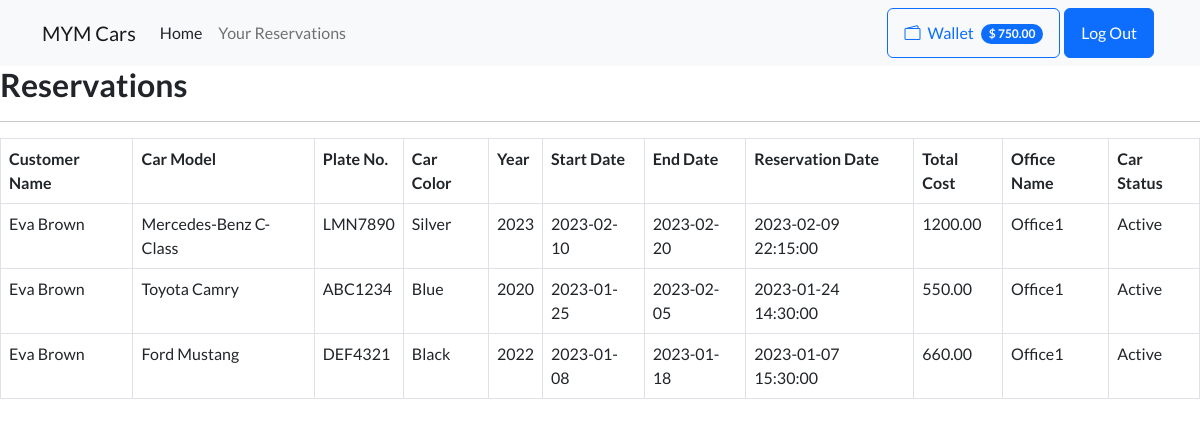
The app's page /table-reservations.php (signed in) with its own data.
### tables this page shows
CREATE TABLE customers (
    customer_id int auto_increment PRIMARY KEY,
    fname varchar(255) NOT NULL,
    lname varchar(255) NOT NULL,
    email varchar(255) NOT NULL UNIQUE,
    `password` varchar(255) NOT NULL,
    address varchar(255) NOT NULL,
    phone varchar(12) NOT NULL UNIQUE,
    wallet DECIMAL(10, 2) DEFAULT 0
);

CREATE TABLE reservations(
    reserve_no int auto_increment PRIMARY KEY, 
    customer_id int NOT NULL,
    car_id int NOT NULL,
    startD DATE NOT NULL,
    endD DATE NOT NULL,
    res_date timestamp DEFAULT current_timestamp() NOT NULL,
    cost decimal(10,2) NOT NULL
);

CREATE TABLE cars(
    car_id int auto_increment PRIMARY KEY,
    model varchar(255) NOT NULL,
    plate_no varchar(8) NOT NULL UNIQUE,
    color varchar(25) NOT NULL,
    year int NOT NULL,
    miles float NOT NULL,
    price_per_day DECIMAL(10,2),
    date timestamp NOT NULL,
    office_id int NOT NULL,
    image varchar(255) NOT NULL,
    status_id int NOT NULL DEFAULT 1
     
);

CREATE TABLE offices(
    office_id int auto_increment NOT NULL PRIMARY KEY, 
    email varchar(255) NOT NULL UNIQUE,
    `password` varchar(255) NOT NULL,
    city varchar(50) NOT NULL,
    country varchar(50) NOT NULL,
    name varchar(255) NOT NULL UNIQUE
);

CREATE TABLE `status`(
     status_id int auto_increment PRIMARY KEY,
    status_name varchar(100) NOT NULL
);

### models.php (called while the page is built, shortened)
<?php
class Car {
    private $plate_no;
    private $model;
    private $year;
    private $color;
    private $office_name;
    private $status_name;
    public function __construct($car_id, $plate_no, $model, $year, $status__id, $image, $date, $miles, $color, $price_per_day) {
        $this->plate_no = $plate_no;
        $this->model = $model;
        $this->year = $year;
        $this->color = $color;
    }
    public function getPlateNo() {
        return $this->plate_no;
    }
    public function getModel() {
        return $this->model;
    }
    public function getYear() {
        return $this->year;
    }
    public function getColor() {
        return $this->color;
    }
    public function getOfficeName() {
        return $this->office_name;
    }
    public function getStatusName() {
        return $this->status_name;
    }
    public function setOfficeName($office_name) {
        $this->office_name = $office_name;
    }
    public function setStatusName($status_name) {
        $this->status_name = $status_name;
    }
}
class Reservation
{
    private $startD;
    private $endD;
    private $resDate;
    private $cost;
    private $car;
    private $fname;
    private $lname;
    public function __construct($reserveNo, $customerId, $carId, $startD, $endD, $resDate, $cost)
    {
        $this->startD = $startD;
        $this->endD = $endD;
        $this->resDate = $resDate;
        $this->cost = $cost;
    }
    public function getStartD()
    {
        return $this->startD;
    }
    public function getEndD()
    {
        return $this->endD;
    }
    public function getResDate()
    {
        return $this->resDate;
    }
    public function getCost()
    {
        return $this->cost;
    }
    public function getCar()
    {
        return $this->car;
    }
    public function setCar($car)
    {
        $this->car = $car;
    }
    public function getFname()
    {
        return $this->fname;
    }
    public function setFname($fname)
    {
        $this->fname = $fname;
    }
    public function getLname()
    {
        return $this->lname;
    }
    public function setLname($lname)
    {
        $this->lname = $lname;
    }
}
?>

### table-reservations.php (the view, shortened to what this page needs)
<!DOCTYPE html>
<html>
<?php
include 'nav_bar.php';
include 'connection.php';
include_once 'models.php';
if (isset($_SESSION['userId'])) {
    if ($_SESSION['userRole'] == ROLE_CUSTOMER || $_SESSION['userRole'] == ROLE_ADMIN || $_SESSION['userRole'] == ROLE_OFFICE) {
        $userRole = $_SESSION['userRole'];
        if ($userRole == ROLE_ADMIN || $userRole == ROLE_OFFICE) {
            if (isset($_POST['start_date']) && isset($_POST['end_date'])) {
                $startDate = date('Y-m-d', strtotime($_POST['start_date']));
                $endDate = date('Y-m-d', strtotime($_POST['end_date'] . " +1 day"));
                if(isset($_POST['customer_id'])){
                    $customerId = $_POST['customer_id'];
                    $sql = "SELECT r.*, c.*, o.*, s.*, cu.fname, cu.lname
                    FROM reservations AS r
                    JOIN cars AS c ON r.car_id = c.car_id
                    JOIN offices AS o ON c.office_id = o.office_id
                    JOIN `status` AS s ON c.status_id = s.status_id
                    JOIN customers AS cu ON r.customer_id = cu.customer_id
                    WHERE r.customer_id = '$customerId'
                    AND r.res_date >= '$startDate'
                    AND r.res_date <= '$endDate'
                    ORDER BY r.res_date DESC";
                }elseif(isset($_POST['car_id'])){
                    $carId = $_POST['car_id'];
                    $sql = "SELECT r.*, c.*, o.*, s.*, cu.fname, cu.lname
                    FROM reservations AS r
                    JOIN cars AS c ON r.car_id = c.car_id
                    JOIN offices AS o ON c.office_id = o.office_id
                    JOIN `status` AS s ON c.status_id = s.status_id
                    JOIN customers AS cu ON r.customer_id = cu.customer_id
                    WHERE r.car_id = '$carId'
                    AND r.res_date >= '$startDate'
                    AND r.res_date <= '$endDate'
                    ORDER BY r.res_date DESC";
                }
                else{
                $sql = "SELECT r.*, c.*, o.*, s.*, cu.fname, cu.lname
                        FROM reservations AS r
                        JOIN cars AS c ON r.car_id = c.car_id
                        JOIN offices AS o ON c.office_id = o.office_id
                        JOIN `status` AS s ON c.status_id = s.status_id
                        JOIN customers AS cu ON r.customer_id = cu.customer_id
                        WHERE r.res_date >= '$startDate'
                        AND r.res_date <= '$endDate'
                        ORDER BY r.res_date DESC";}
            } elseif (isset($_POST['customer_id'])) {
                $customerId = $_POST['customer_id'];
                $_SESSION['customer_id'] = $customerId;
                $sql = "SELECT r.*, c.*, o.*, s.*, cu.fname, cu.lname
                        FROM reservations AS r
                        JOIN cars AS c ON r.car_id = c.car_id
                        JOIN offices AS o ON c.office_id = o.office_id
                        JOIN `status` AS s ON c.status_id = s.status_id
                        JOIN customers AS cu ON r.customer_id = cu.customer_id
                        WHERE r.customer_id = $customerId
                        ORDER BY r.res_date DESC";
            } elseif (isset($_POST['car_id'])) {
                $carId = $_POST['car_id'];
                $sql = "SELECT r.*, c.*, o.*, s.*, cu.fname, cu.lname
                        FROM reservations AS r
                        JOIN cars AS c ON r.car_id = c.car_id
                        JOIN offices AS o ON c.office_id = o.office_id
                        JOIN `status` AS s ON c.status_id = s.status_id
                        JOIN customers AS cu ON r.customer_id = cu.customer_id
                        WHERE r.car_id = $carId
                        ORDER BY r.res_date DESC";
            } else {
                $sql = "SELECT r.*, c.*, o.*, s.*, cu.fname, cu.lname
                        FROM reservations AS r
                        JOIN cars AS c ON r.car_id = c.car_id
                        JOIN offices AS o ON c.office_id = o.office_id
                        JOIN `status` AS s ON c.status_id = s.status_id
                        JOIN customers AS cu ON r.customer_id = cu.customer_id
                        ORDER BY r.res_date DESC";
            }
        } else {
            $customerId = $_SESSION['userId'];
            $sql = "SELECT r.*, c.*, o.*, s.*, cu.fname, cu.lname
                    FROM reservations AS r
                    JOIN cars AS c ON r.car_id = c.car_id
                    JOIN offices AS o ON c.office_id = o.office_id
                    JOIN `status` AS s ON c.status_id = s.status_id
                    JOIN customers AS cu ON r.customer_id = cu.customer_id
                    WHERE r.customer_id = $customerId
                    ORDER BY r.endD DESC";
        }
        $result = $conn->query($sql);
        $reservations = [];
        if ($result->num_rows > 0) {
            while ($row = $result->fetch_assoc()) {
                $reservation = new Reservation(
                    $row['reserve_no'],
                    $row['customer_id'],
                    $row['car_id'],
                    $row['startD'],
                    $row['endD'],
                    $row['res_date'],
                    $row['cost']
                );
                $reservation->setFName($row['fname']);
                $reservation->setLName($row['lname']);
                $car = new Car(
                    $row['car_id'],
                    $row['plate_no'],
                    $row['model'],
                    $row['year'],
                    $row['status_id'],
                    $row['image'],
                    $row['date'],
                    $row['miles'],
                    $row['color'],
                    $row['price_per_day']
                );
                $car->setOfficeName($row['name']);
                $car->setStatusName($row['status_name']);
                $reservation->setCar($car);
                $reservations[] = $reservation;
            }
        }
?>
        <h2>Reservations</h2>
        <hr />
        <table class="table table-bordered table-hover">
            <tr>
                <th>Customer Name</th>
                <th>Car Model</th>
                <th>Plate No.</th>
                <th>Car Color</th>
                <th>Year</th>
                <th>Start Date</th>
                <th>End Date</th>
                <th>Reservation Date</th>
                <th>Total Cost</th>
                <th>Office Name</th>
                <th>Car Status</th>
            </tr>
            <?php
            foreach ($reservations as $reservation) {
            ?>
                <tr>
                    <td><?php echo $reservation->getFname() . ' ' . $reservation->getLname(); ?></td>
                    <td><?php echo $reservation->getCar()->getModel(); ?></td>
                    <td><?php echo $reservation->getCar()->getPlateNo(); ?></td>
                    <td><?php echo $reservation->getCar()->getColor(); ?></td>
                    <td><?php echo $reservation->getCar()->getYear(); ?></td>
                    <td><?php echo $reservation->getStartD(); ?></td>
                    <td><?php echo $reservation->getEndD(); ?></td>
                    <td><?php echo $reservation->getResDate(); ?></td>
                    <td><?php echo $reservation->getCost(); ?></td>
                    <td><?php echo $reservation->getCar()->getOfficeName(); ?></td>
                    <td><?php echo $reservation->getCar()->getStatusName(); ?></td>
                </tr>
            <?php
            }
            ?>
        </table>
<?php
    } else {
        header("Location: " . $_SERVER['PHP_SELF']);
        exit();
    }
} else {
    header("Location: login.php?error=You should login first!!");
    exit();
}
?>
</html>

### nav_bar.php (shortened to what this page needs)
<?php
function getWalletValue($customerId)
{
    include_once 'connection.php';
    $sql = "SELECT wallet FROM customers WHERE customer_id = $customerId";
    $result = $conn->query($sql);
    if ($result && $result->num_rows > 0) {
        $row = $result->fetch_assoc();
        return $row['wallet'];
    } else {
        return 0;
    }
}
?>
<head>
</head>
<header>
    <nav class="navbar navbar-expand-sm navbar-light bg-light static-top" style="background-image: url('Images/'); background-size: cover; background-repeat: no-repeat;">
        <div class="container">
            <a class="navbar-brand" href="index.php">MYM Cars</a>
            <div class="navbar-collapse collapse d-sm-inline-flex justify-content-between">
                <ul class="navbar-nav flex-grow-1">
                    <li class="nav-item">
                        <a class="nav-link text-dark" href="index.php">Home</a>
                    </li>
                    <?php
                    if (isset($_SESSION['userId'])) {
                        if ($_SESSION['userRole'] == ROLE_ADMIN) { ?>
                        <?php  }
                        if ($_SESSION['userRole'] == ROLE_CUSTOMER) { ?>
                            <li class="nav-item">
                                <a class="nav-link" href="table-reservations.php">Your Reservations</a>
                            </li>
                    <?php  }
                    }
                    ?>
                </ul>
                <div class="d-flex">
                    <?php
                    if (!isset($_SESSION['email'])) { ?>
                        <a class="btn btn-primary me-1" href="signup.php">Sign Up</a>
                        <a class="btn btn-primary me-1" href="login.php">Login</a>
                        <?php
                    } else {
                        if (isset($_SESSION['userId'])) {
                            if ($_SESSION['userRole'] == ROLE_CUSTOMER) {
                                $walletValue = getWalletValue($_SESSION['userId']);
                        ?>
                                <button class="btn btn-outline-primary me-1" data-bs-toggle="modal" data-bs-target="#walletModal">
                                    <span class="bi bi-wallet2 me-1"></span>
                                    Wallet
                                    <span id="cartTotal" class="badge bg-primary text-white ms-1 rounded-pill"><?php echo '$ ' . $walletValue ?></span>
                                </button>
                        <?php
                            }
                        }
                        ?>
                        <a class="btn btn-primary me-1" href="logout.php">Log Out</a>
                    <?php }
                    ?>
                </div>
            </div>
        </div>
    </nav>
</header>

### records on screen
customers: wallet "750.00"
reservations: customer.fname "Eva", customer.lname "Brown", car.model "Mercedes-Benz C-Class", car.plate_no "LMN7890", car.color "Silver", car.year "2023", startD "2023-02-10", endD "2023-02-20", res_date "2023-02-09 22:15:00", cost "1200.00", offices.name "Office1", status.status_name "Active"
reservations: customer.fname "Eva", customer.lname "Brown", car.model "Toyota Camry", car.plate_no "ABC1234", car.color "Blue", car.year "2020", startD "2023-01-25", endD "2023-02-05", res_date "2023-01-24 14:30:00", cost "550.00", offices.name "Office1", status.status_name "Active"
reservations: customer.fname "Eva", customer.lname "Brown", car.model "Ford Mustang", car.plate_no "DEF4321", car.color "Black", car.year "2022", startD "2023-01-08", endD "2023-01-18", res_date "2023-01-07 15:30:00", cost "660.00", offices.name "Office1", status.status_name "Active"
